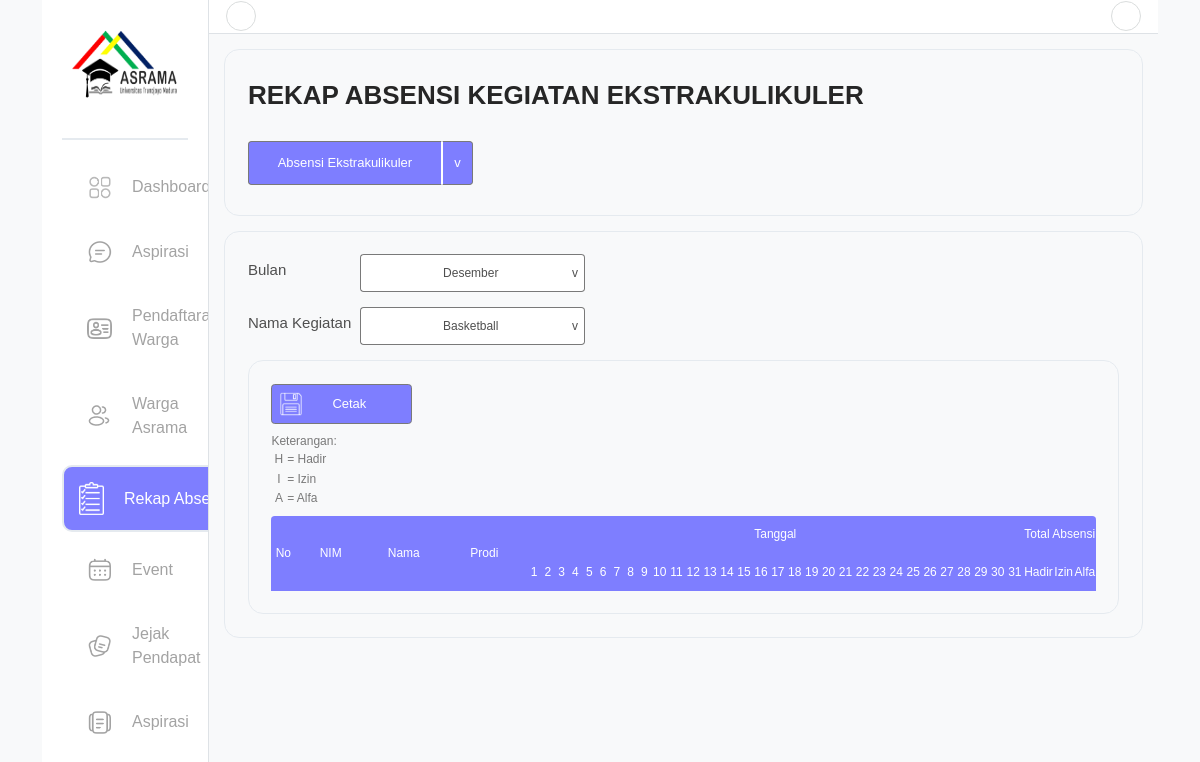
Before: /app/ketua/rekap_absensi/rekap_ekstra.php with the older database file.
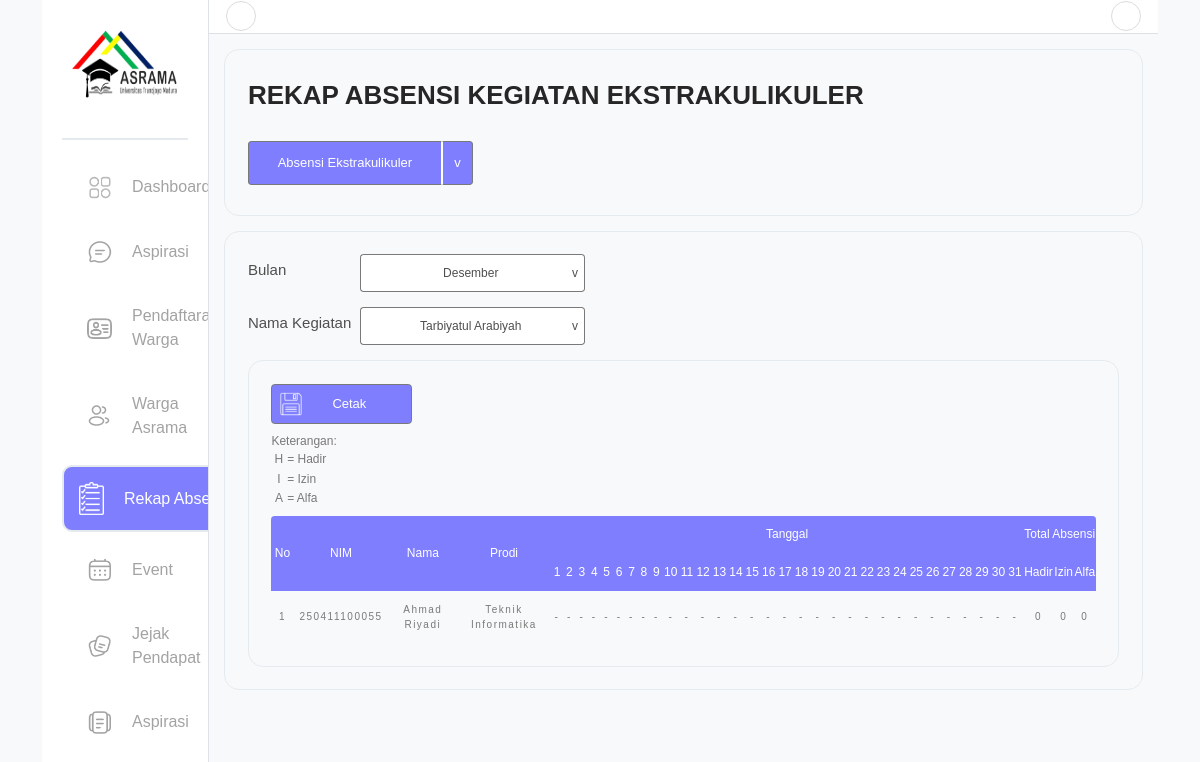
After: the same page with the newer database file.
### tables this page shows
CREATE TABLE `extrakulikuler` (
  `id_extra` int(11) NOT NULL,
  `nama_extra` varchar(255) DEFAULT NULL,
  `deskripsi_extra` text DEFAULT NULL,
  `gambar_pamflet` varchar(255) DEFAULT NULL,
  `jadwal` varchar(25) DEFAULT NULL,
  `kuota` int(11) DEFAULT NULL
);

CREATE TABLE `warga` (
  `nim` varchar(12) NOT NULL,
  `id_extra` int(11) DEFAULT NULL,
  `nim_pengurus` varchar(12) DEFAULT NULL,
  `nama` varchar(255) DEFAULT NULL,
  `no_hp` varchar(12) DEFAULT NULL,
  `password` varchar(255) DEFAULT NULL,
  `kamar` varchar(12) DEFAULT NULL,
  `foto_warga` varchar(255) DEFAULT NULL,
  `email` varchar(255) DEFAULT NULL,
  `gedung` varchar(12) DEFAULT NULL,
  `prodi` varchar(255) DEFAULT NULL
);

### app/ketua/rekap_absensi/rekap_ekstra.php (the view, shortened to what the changed rows need)
<?php
    require_once '../templates/header.php';
?>
<div class="content">
    <div class="content-bottom">
        <?php
            $selectedMonth = isset($_GET['month']) ? (int)$_GET['month'] : date('n');
            $selectedKegiatan = isset($_GET['kegiatan']) ? (int)$_GET['kegiatan'] : 1;
            $ekstra = mysqli_query($conn,
                "SELECT id_extra, nama_extra FROM extrakulikuler"
            );
            $options = [];
            if ($ekstra->num_rows > 0) {
                while($row = $ekstra->fetch_assoc()) {
                    $options[] = $row;
                }
            }
            $studentsQuery = mysqli_query($conn,
                "SELECT DISTINCT warga.nim, warga.nama, warga.prodi
                 FROM warga
                 JOIN absensi ON absensi.nim = warga.nim
                 WHERE absensi.id_extra = $selectedKegiatan"
            );
            $monthDateCount = cal_days_in_month(CAL_GREGORIAN, $selectedMonth, date('Y'));
        ?>
        <div class="nama-kegiatan">
            <div class="kegiatan">
                <div class="kegiatan-dropdown">
                    <div class="kegiatan-button">
                    <button class="kegiatan-btn text-kegiatan" onclick="kegiatanDropdown()">
                        <?php
                            $selectedName = '';
                            foreach ($options as $option) {
                                if ($option['id_extra'] == $selectedKegiatan) {
                                    $selectedName = $option['nama_extra'];
                                    break;
                                }
                            }
                            echo $selectedName;
                        ?>
                    </button>
                        <button class="kegiatan-btn v-kegiatan" onclick="kegiatanDropdown()">v</button>
                    </div>
                </div>
            </div>
        </div>
        <div class="rekap">
            <table id="tableExcel">
                <thead>
                    <tr class="table-header">
                        <td class="header-radius-left no" rowspan="2">No</td>
                        <td class="nim" rowspan="2">NIM</td>
                        <td class="nama" rowspan="2">Nama</td>
                        <td class="prodi" rowspan="2">Prodi</td>
                        <td class="tanggal" colspan="<?= $monthDateCount ?>">Tanggal</td>
                        <td class="status header-radius-right" colspan="3">Total Absensi</td>
                    </tr>
                    <tr class="table-header">
                        <?php for ($i = 1; $i <= $monthDateCount; $i++): ?>
                            <td class="tanggal_"><?= $i ?></td>
                        <?php endfor; ?>
                        <td class="status-hadir">Hadir</td>
                        <td class="status-hadir">Izin</td>
                        <td class="status-hadir">Alfa</td>
                    </tr>
                </thead>
                <tbody>
                    <?php
                    while ($student = mysqli_fetch_assoc($studentsQuery)):
                        $attendanceData = array_fill(1, $monthDateCount, '-');
                        $hadirCount = 0;
                        $izinCount = 0;
                        $alfaCount = 0;
                    ?>
                    <tr class="row-height <?= $no % 2 == 0 ? 'even-row' : '' ?>">
                        <td><?= $no++ ?></td>
                        <td><?= htmlspecialchars($student['nim']) ?></td>
                        <td><?= htmlspecialchars($student['nama']) ?></td>
                        <td><?= htmlspecialchars($student['prodi']) ?></td>
                        <?php
                            foreach ($attendanceData as $dayStatus) {
                                echo "<td>$dayStatus</td>";
                            }
                        ?>
                        <td class="status-hadir"><?= $hadirCount ?></td>
                        <td class="status-hadir"><?= $izinCount ?></td>
                        <td class="status-hadir"><?= $alfaCount ?></td>
                    </tr>
                    <?php endwhile; ?>
                </tbody>
            </table>
        </div>
    </div>
</div>
<?php
    require_once '../templates/footer.php';
?>

Changed rows visible on the page:
changed extrakulikuler: nama_extra "Basketball" → "Tarbiyatul Arabiyah"
added warga: nim "250411100055", nama "Ahmad Riyadi", prodi "Teknik Informatika", dayStatus "-", hadirCount "0", izinCount "0", alfaCount "0"
